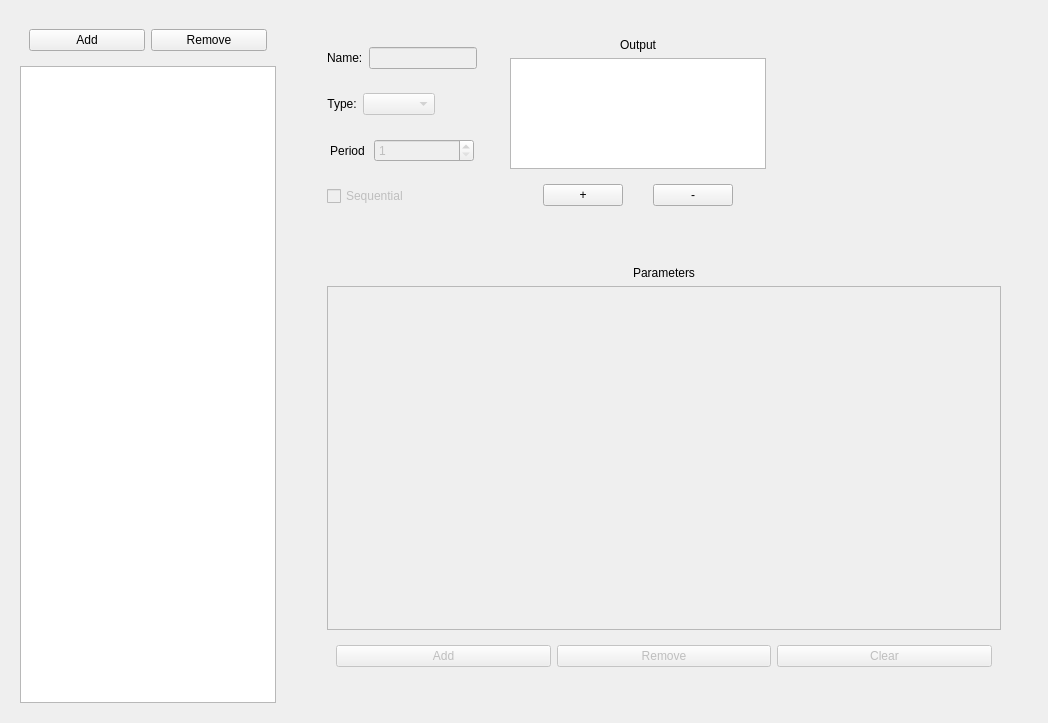
<?xml version="1.0" encoding="UTF-8"?>
<ui version="4.0">
 <class>CreateDataSourcesPage</class>
 <widget class="QWidget" name="CreateDataSourcesPage">
  <property name="geometry">
   <rect>
    <x>0</x>
    <y>0</y>
    <width>1048</width>
    <height>723</height>
   </rect>
  </property>
  <property name="windowTitle">
   <string>createDataSourcesPage</string>
  </property>
  <layout class="QHBoxLayout" name="horizontalLayout_3">
   <item>
    <widget class="QWidget" name="widget_3" native="true">
     <property name="sizePolicy">
      <sizepolicy hsizetype="Maximum" vsizetype="Preferred">
       <horstretch>0</horstretch>
       <verstretch>0</verstretch>
      </sizepolicy>
     </property>
     <layout class="QVBoxLayout" name="verticalLayout">
      <item>
       <widget class="QWidget" name="widget" native="true">
        <layout class="QHBoxLayout" name="horizontalLayout_2">
         <item>
          <widget class="QPushButton" name="addButton">
           <property name="text">
            <string>Add</string>
           </property>
          </widget>
         </item>
         <item>
          <widget class="QPushButton" name="removeButton">
           <property name="text">
            <string>Remove</string>
           </property>
          </widget>
         </item>
        </layout>
       </widget>
      </item>
      <item>
       <widget class="EditableTableView" name="dataSourcesView">
        <property name="selectionMode">
         <enum>QAbstractItemView::SingleSelection</enum>
        </property>
       </widget>
      </item>
     </layout>
    </widget>
   </item>
   <item>
    <widget class="QWidget" name="widget_2" native="true">
     <property name="sizePolicy">
      <sizepolicy hsizetype="Minimum" vsizetype="Minimum">
       <horstretch>0</horstretch>
       <verstretch>0</verstretch>
      </sizepolicy>
     </property>
     <layout class="QVBoxLayout" name="verticalLayout_2">
      <item>
       <widget class="QWidget" name="widget_4" native="true">
        <property name="sizePolicy">
         <sizepolicy hsizetype="MinimumExpanding" vsizetype="Preferred">
          <horstretch>0</horstretch>
          <verstretch>3</verstretch>
         </sizepolicy>
        </property>
        <layout class="QHBoxLayout" name="horizontalLayout_4">
         <item>
          <widget class="QWidget" name="widget_9" native="true">
           <property name="sizePolicy">
            <sizepolicy hsizetype="Maximum" vsizetype="Preferred">
             <horstretch>1</horstretch>
             <verstretch>0</verstretch>
            </sizepolicy>
           </property>
           <layout class="QVBoxLayout" name="verticalLayout_5">
            <item>
             <widget class="QWidget" name="widget_10" native="true">
              <layout class="QHBoxLayout" name="horizontalLayout_8">
               <item>
                <widget class="QLabel" name="label_3">
                 <property name="text">
                  <string>Name:</string>
                 </property>
                </widget>
               </item>
               <item>
                <widget class="QLineEdit" name="nameEdit">
                 <property name="enabled">
                  <bool>false</bool>
                 </property>
                </widget>
               </item>
              </layout>
             </widget>
            </item>
            <item>
             <widget class="QWidget" name="typeBox" native="true">
              <property name="sizePolicy">
               <sizepolicy hsizetype="Maximum" vsizetype="Preferred">
                <horstretch>0</horstretch>
                <verstretch>0</verstretch>
               </sizepolicy>
              </property>
              <layout class="QHBoxLayout" name="horizontalLayout">
               <item>
                <widget class="QLabel" name="typeLabel">
                 <property name="text">
                  <string>Type:</string>
                 </property>
                 <property name="alignment">
                  <set>Qt::AlignCenter</set>
                 </property>
                </widget>
               </item>
               <item>
                <widget class="EnumComboBox" name="typeComboBox">
                 <property name="enabled">
                  <bool>false</bool>
                 </property>
                </widget>
               </item>
              </layout>
             </widget>
            </item>
            <item>
             <widget class="QWidget" name="widget_11" native="true">
              <layout class="QHBoxLayout" name="horizontalLayout_9">
               <item>
                <widget class="QLabel" name="label">
                 <property name="sizePolicy">
                  <sizepolicy hsizetype="Maximum" vsizetype="Preferred">
                   <horstretch>0</horstretch>
                   <verstretch>0</verstretch>
                  </sizepolicy>
                 </property>
                 <property name="text">
                  <string>Period</string>
                 </property>
                 <property name="alignment">
                  <set>Qt::AlignCenter</set>
                 </property>
                </widget>
               </item>
               <item>
                <widget class="QSpinBox" name="periodSpinBox">
                 <property name="enabled">
                  <bool>false</bool>
                 </property>
                 <property name="sizePolicy">
                  <sizepolicy hsizetype="Maximum" vsizetype="Fixed">
                   <horstretch>0</horstretch>
                   <verstretch>0</verstretch>
                  </sizepolicy>
                 </property>
                 <property name="minimumSize">
                  <size>
                   <width>100</width>
                   <height>0</height>
                  </size>
                 </property>
                 <property name="minimum">
                  <number>1</number>
                 </property>
                 <property name="maximum">
                  <number>99999999</number>
                 </property>
                </widget>
               </item>
              </layout>
             </widget>
            </item>
            <item>
             <widget class="QWidget" name="widget_12" native="true">
              <layout class="QHBoxLayout" name="horizontalLayout_10">
               <item>
                <widget class="QCheckBox" name="seqCheckBox">
                 <property name="enabled">
                  <bool>false</bool>
                 </property>
                 <property name="text">
                  <string>Sequential</string>
                 </property>
                </widget>
               </item>
              </layout>
             </widget>
            </item>
           </layout>
          </widget>
         </item>
         <item>
          <widget class="QWidget" name="widget_5" native="true">
           <layout class="QVBoxLayout" name="verticalLayout_7">
            <item>
             <widget class="QLabel" name="label_4">
              <property name="text">
               <string>Output</string>
              </property>
              <property name="alignment">
               <set>Qt::AlignCenter</set>
              </property>
             </widget>
            </item>
            <item>
             <widget class="QListView" name="outputView">
              <property name="editTriggers">
               <set>QAbstractItemView::DoubleClicked</set>
              </property>
             </widget>
            </item>
            <item>
             <widget class="QWidget" name="widget_8" native="true">
              <layout class="QHBoxLayout" name="horizontalLayout_5">
               <item>
                <widget class="QPushButton" name="addOutputButton">
                 <property name="sizePolicy">
                  <sizepolicy hsizetype="Maximum" vsizetype="Fixed">
                   <horstretch>0</horstretch>
                   <verstretch>0</verstretch>
                  </sizepolicy>
                 </property>
                 <property name="text">
                  <string>+</string>
                 </property>
                </widget>
               </item>
               <item>
                <widget class="QPushButton" name="removeOutputButton">
                 <property name="sizePolicy">
                  <sizepolicy hsizetype="Maximum" vsizetype="Fixed">
                   <horstretch>0</horstretch>
                   <verstretch>0</verstretch>
                  </sizepolicy>
                 </property>
                 <property name="text">
                  <string>-</string>
                 </property>
                </widget>
               </item>
              </layout>
             </widget>
            </item>
           </layout>
          </widget>
         </item>
         <item>
          <widget class="QWidget" name="dataSourceSpecificBox" native="true">
           <layout class="QVBoxLayout" name="verticalLayout_6">
            <item>
             <widget class="QStackedWidget" name="specificStackedWidget">
              <property name="currentIndex">
               <number>0</number>
              </property>
              <widget class="QWidget" name="nonePage"/>
             </widget>
            </item>
           </layout>
          </widget>
         </item>
        </layout>
       </widget>
      </item>
      <item>
       <widget class="QWidget" name="dataSourceBox" native="true">
        <property name="sizePolicy">
         <sizepolicy hsizetype="Preferred" vsizetype="Preferred">
          <horstretch>0</horstretch>
          <verstretch>7</verstretch>
         </sizepolicy>
        </property>
        <layout class="QVBoxLayout" name="verticalLayout_3">
         <item>
          <widget class="QWidget" name="widget_6" native="true">
           <property name="sizePolicy">
            <sizepolicy hsizetype="Preferred" vsizetype="Preferred">
             <horstretch>1</horstretch>
             <verstretch>3</verstretch>
            </sizepolicy>
           </property>
           <layout class="QHBoxLayout" name="horizontalLayout_6">
            <item>
             <widget class="QWidget" name="widget_7" native="true">
              <layout class="QVBoxLayout" name="verticalLayout_4">
               <item>
                <widget class="QLabel" name="label_2">
                 <property name="text">
                  <string>Parameters</string>
                 </property>
                 <property name="alignment">
                  <set>Qt::AlignCenter</set>
                 </property>
                </widget>
               </item>
               <item>
                <widget class="EditableTableView" name="parameterView">
                 <property name="enabled">
                  <bool>false</bool>
                 </property>
                </widget>
               </item>
               <item>
                <widget class="QWidget" name="buttonWidget" native="true">
                 <layout class="QHBoxLayout" name="horizontalLayout_7">
                  <item>
                   <widget class="QPushButton" name="addParameterButton">
                    <property name="enabled">
                     <bool>false</bool>
                    </property>
                    <property name="text">
                     <string>Add</string>
                    </property>
                   </widget>
                  </item>
                  <item>
                   <widget class="QPushButton" name="removeParameterButton">
                    <property name="enabled">
                     <bool>false</bool>
                    </property>
                    <property name="text">
                     <string>Remove</string>
                    </property>
                   </widget>
                  </item>
                  <item>
                   <widget class="QPushButton" name="clearParameterButton">
                    <property name="enabled">
                     <bool>false</bool>
                    </property>
                    <property name="text">
                     <string>Clear</string>
                    </property>
                   </widget>
                  </item>
                 </layout>
                </widget>
               </item>
              </layout>
             </widget>
            </item>
           </layout>
          </widget>
         </item>
        </layout>
       </widget>
      </item>
     </layout>
    </widget>
   </item>
  </layout>
 </widget>
 <customwidgets>
  <customwidget>
   <class>EnumComboBox</class>
   <extends>QComboBox</extends>
   <header>..enumComboBox</header>
  </customwidget>
  <customwidget>
   <class>EditableTableView</class>
   <extends>QTableView</extends>
   <header>..editableTable</header>
  </customwidget>
 </customwidgets>
 <resources/>
 <connections/>
</ui>
